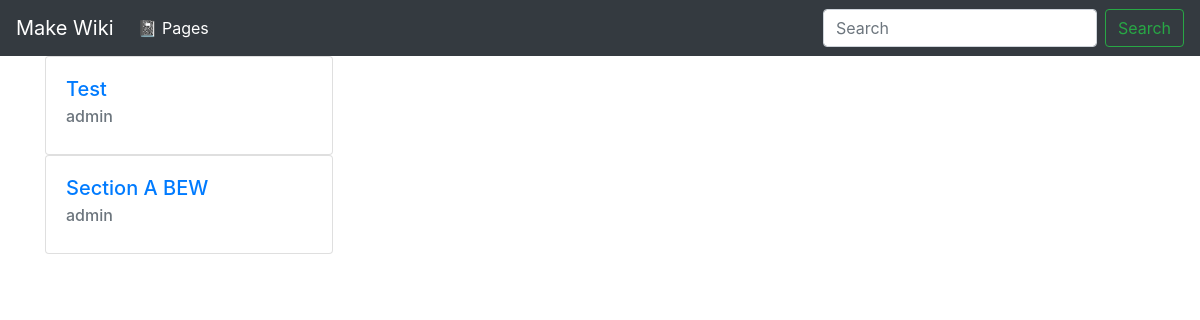
Before: / with the older database file.
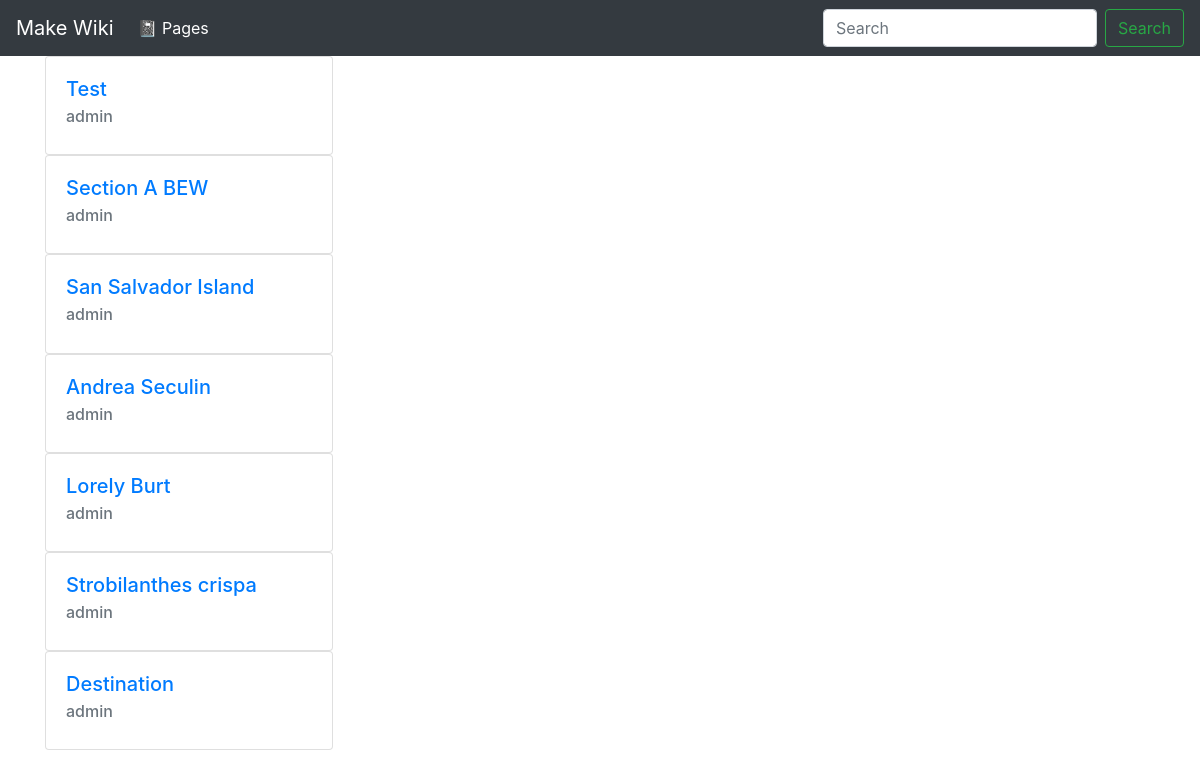
After: the same page with the newer database file.
### wiki/views.py (the view)
# urls.py: path('', PageListView.as_view(), name='wiki-list-page'),
class PageListView(ListView):
    model = Page
    def get(self, request):
        pages = self.get_queryset().all()
        return render(request, 'list.html', { 'pages': pages })

### templates/list.html
{% extends 'base.html' %}
{% block content %}
    {% for page in pages %}
    <a href="{{ page.slug }}">
        <div class="card" style="width: 18rem;" >
                <div class="card-body">
                  <h5 class="card-title">{{ page.title }}</h5>
                  <h6 class="card-subtitle mb-2 text-muted">{{ page.author }}</h6>
                </div>
        </div>
    </a>
    {% endfor %}
{% endblock %}

### templates/base.html (shortened to what this page needs)
<!DOCTYPE html>
<html lang="en">
  <head>
    <link rel="stylesheet" href="https://maxcdn.bootstrapcdn.com/bootstrap/4.0.0/css/bootstrap.min.css"
>
  </head>
</html>
<!doctype html>
<html lang="en">
  <head>
  </head>
  <body>
      <nav class="navbar navbar-expand-lg navbar-dark bg-dark">
          <a class="navbar-brand" href="/">Make Wiki</a>
          <div class="collapse navbar-collapse" id="navbarSupportedContent">
              <ul class="navbar-nav mr-auto">
                  <li class="nav-item active">
                      <a class="nav-link" href="#"
                          >📓 Pages <span class="sr-only">(current)</span></a
                      >
                  </li>
              </ul>
              <form class="form-inline my-2 my-lg-0">
                  <input
                      class="form-control mr-sm-2"
                      type="search"
                      placeholder="Search"
                      aria-label="Search"
                  />
                  <button
                      class="btn btn-outline-success my-2 my-sm-0"
                      type="submit"
                  >
                      Search
                  </button>
              </form>
          </div>
      </nav>
      <main role="main" class="container">
          {% block content %} {% endblock %}
      </main>
  </body>

Changed rows visible on the page:
added Page: title "San Salvador Island", author "admin"
added Page: title "Andrea Seculin", author "admin"
added Page: title "Lorely Burt", author "admin"
added Page: title "Strobilanthes crispa", author "admin"
added Page: title "Destination", author "admin"
